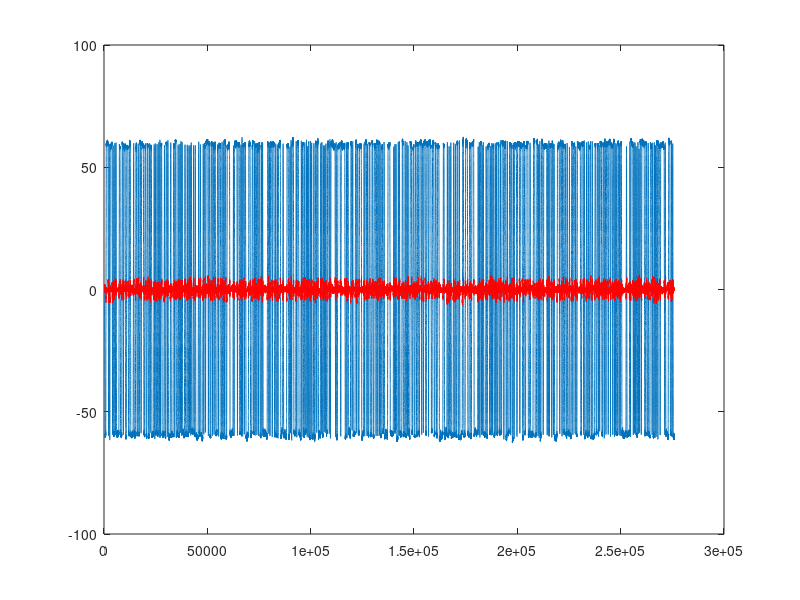

This figure's MATLAB source:
% DMT Simulation
% AWGN channel
% Time/Frequency Spreading in the Preamble
%

%% Parameters

% FFT Size
L = 256;
% Noise Std. Dev.
sigma = 0.1;
% Cyclic Prefix Length
Ncp = 20;
% Number of Active Subcarriers (Centered at DC)
Na = 64;
% Number of symbols to transmit
Ns = 1000;

%% Generate symbol sequence
active = zeros(L, 1);
if mod(Na, 2) == 1
    active(1:(Na-1)/2) = 1.0;
    active(L-(Na-1)/2:L) = 1.0;
else
    active(1:Na/2) = 1.0;
    active(L-Na/2+1:L) = 1.0;
end

% Generate PN code across subcarriers
pn = sign(randn(Na, 1)); 
coded_sc = zeros(L, 1);
coded_sc(active ~= 0) = pn;

% Generate PN code in time
s = sign(randn(Ns, 1));

%% IFFT + CP
Nx = (L + Ncp) * Ns;
x = zeros(Nx, 1);
for index = 1:Ns
    S = sqrt(L) * s(index) * ifft(coded_sc);
    x((index - 1)*(L + Ncp) + Ncp + 1:index*(L + Ncp)) = S;
    x((index - 1)*(L + Ncp) + 1:(index - 1)*(L + Ncp) + Ncp) = S(L-Ncp+1:L);
end

%% Channel Model
h = [ 1 0 0 0 ]; % Impulse (No) Channel Model
y = conv(x, h);
v = sigma * (randn(size(y)) + 1j*randn(size(y))) / sqrt(2);
y = y + v;

% figure()
% plot(real(x)); hold on;
% plot(imag(x), 'r'); hold off;
% figure()
% plot(real(y)); hold on;
% plot(imag(y), 'r'); hold off;

y_buf = zeros(L + Ncp - 1, 1);
y_acorr = zeros(Nx, 1);
y_acorr_accum = 0.0;
y_acorr_avg_buf = zeros(L + Ncp - 1, 1);
y_acorr_avg_output = zeros(Nx, 1);
for index = 1:Nx
    y_acorr(index) = y(index) * conj(y_buf(end));
    y_buf(2:end) = y_buf(1:end-1);
    y_buf(1) = y(index);
    y_acorr_accum = y_acorr_accum + y_acorr(index) - y_acorr_avg_buf(end);
    y_acorr_avg_buf(2:end) = y_acorr_avg_buf(1:end-1);
    y_acorr_avg_buf(1) = y_acorr(index);
    y_acorr_avg_output(index) = y_acorr_accum;
end

% Plot Raw Autocorrelation output samples
% figure()
% plot(real(y_acorr)); hold on;
% plot(imag(y_acorr), 'r'); hold off;

% Plot averaged autocorrelation samples
figure()
plot(real(y_acorr_avg_output)); hold on;
plot(imag(y_acorr_avg_output), 'r'); hold off;

